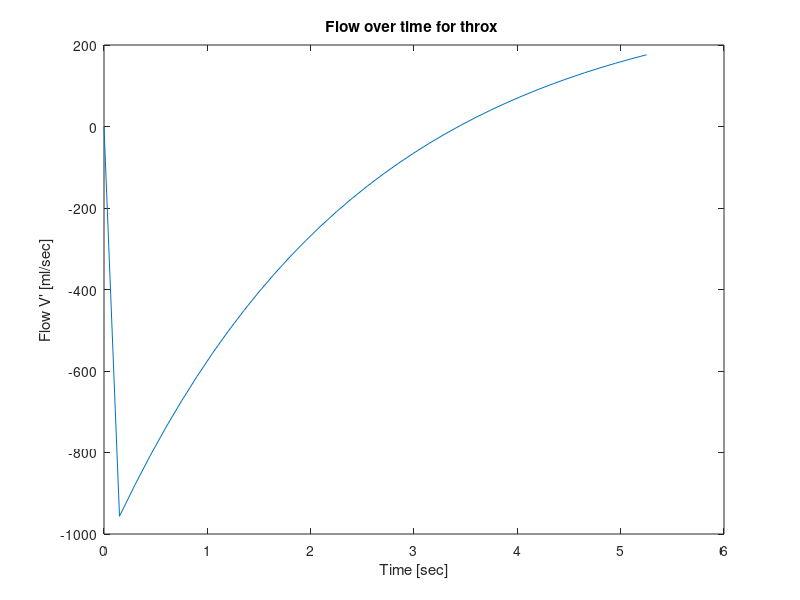
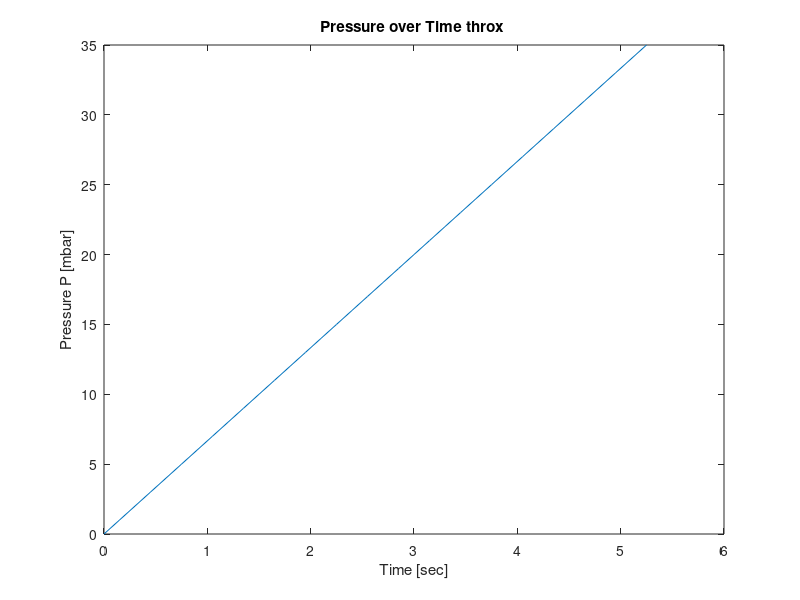
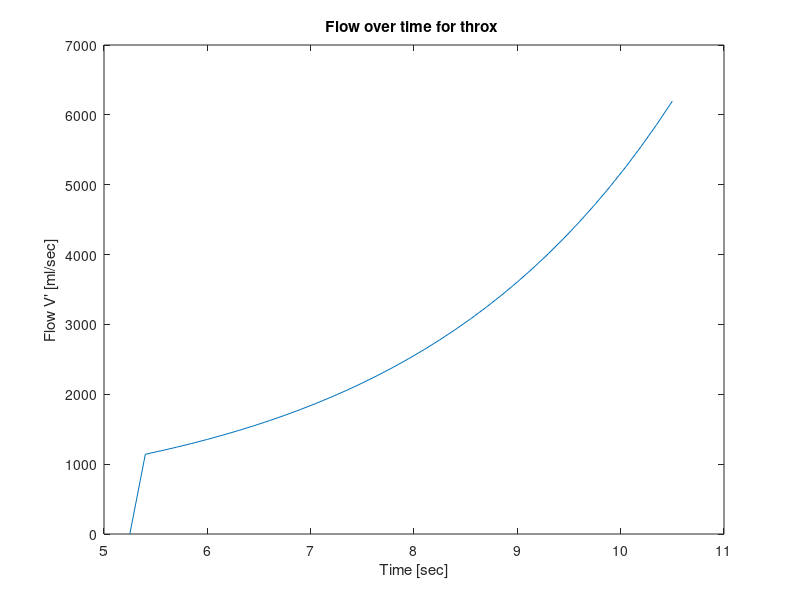
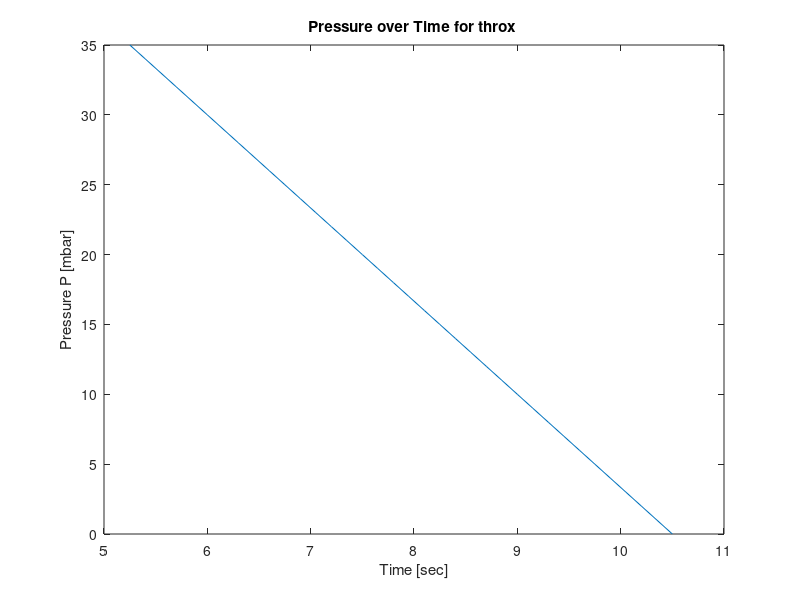

MATLAB code for these plots, in order:
Paw = 0:35;
R = 0.05;
C = 50;
P0 = 0;
Pra = 36.89; % Pressure of Right Atrium
Prv = 19.84; % Pressure of Right Ventricle
Phrt = (Pra + Prv);  

%%% using of throx %%

Patm = 1013.25; % 760 mmhg to mbar  
% Phrt =  974.27; % 98 mmhg to bar for normal human  
Pth = (Phrt - Patm);% pressure of throx 

t = zeros(length(Paw),1);
v = zeros(length(Paw),1);
vdot = zeros(length(Paw),1);
t(1) = 0;
v(1) = 0;
vdot(1) = 0;
tStep = 0.15;

for i = 1:length(Paw)-1
   t(i+1) = t(i)+tStep; 
   vdot(i+1) = ((Paw(i)-(v(i)./C)-P0)./R) + Pth ;
   v(i+1) = v(i)+(tStep.*(vdot(i+1)));
end
Vol1 = v;
Paw1 = Paw;
t1 = t;
vdot1 = vdot;
% for i = 1:length(Paw)-1
%    t(i+1) = t(i)+1; 
%    v(i+1) = v(ri)+(1.*((Paw(i)-(v(i)./C)-P0)./R));
% end
figure
plot(t,vdot)
title("Flow over time for throx ")
xlabel("Time [sec]")
ylabel("Flow V' [ml/sec]")

figure
plot(t,Paw)
title("Pressure over Time throx ")
xlabel("Time [sec]")
ylabel("Pressure P [mbar]")

% figure
% plot(Paw,v)
% title("Volume over Pressure")
% xlabel("Pressure P [mbar]")
% ylabel("Volume V [ml]")



%## Expiration phase
t_start = t(end);
v_start = v(end);
Paw = 0:35;
Paw = flip(Paw);
t = zeros(length(Paw),1);
v = zeros(length(Paw),1);
vdot = zeros(length(Paw),1);

t(1) = t_start;
v(1) = v_start;
vdot(1) = 0;
tStep = 0.15;

for i = 1:length(Paw)-1
   t(i+1) = t(i)+tStep; 
   vdot(i+1) = (Paw(i)-(v(i)./C)-P0)./R;
   v(i+1) = v(i)-(tStep.*(vdot(i+1)));
end

Vol2 = v;
Paw2 = Paw;
t2 = t;
vdot2 = vdot;

figure
plot(t,vdot)
title("Flow over time for throx ")
xlabel("Time [sec]")
ylabel("Flow V' [ml/sec]")

figure
plot(t,Paw)
title("Pressure over Time for throx ")
xlabel("Time [sec]")
ylabel("Pressure P [mbar]")

figure
plot(Paw,v)
title("Volume over Pressure")
xlabel("Pressure P [mbar]")
ylabel("Volume V [ml]")

figure
hold on
plot(Paw1,Vol1, 'k')
plot(Paw2, Vol2, 'r')
title("Volume over Pressure")
xlabel("Pressure P [mbar]")
ylabel("Volume V [ml]")
hold off

figure
hold on
plot(t1,Paw1,'k')
plot(t2, Paw2, 'r')
title("Volume over Pressure ")
xlabel("Pressure P [mbar]")
ylabel("Volume V [ml]")
hold off

figure
hold on
plot(t1, vdot1, 'k')
plot(t2, vdot2, 'r')
title("Volume over Pressure")
xlabel("Pressure P [mbar]")
ylabel("Volume V [ml]")
hold off